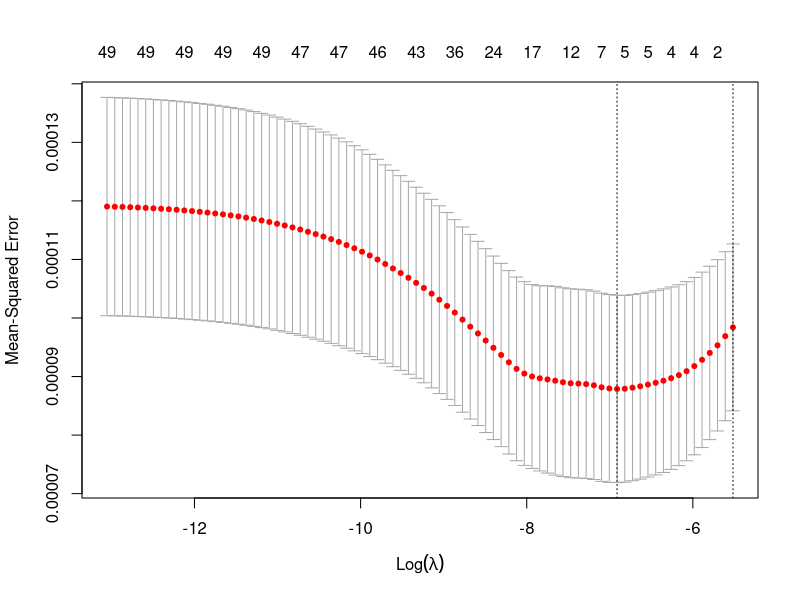
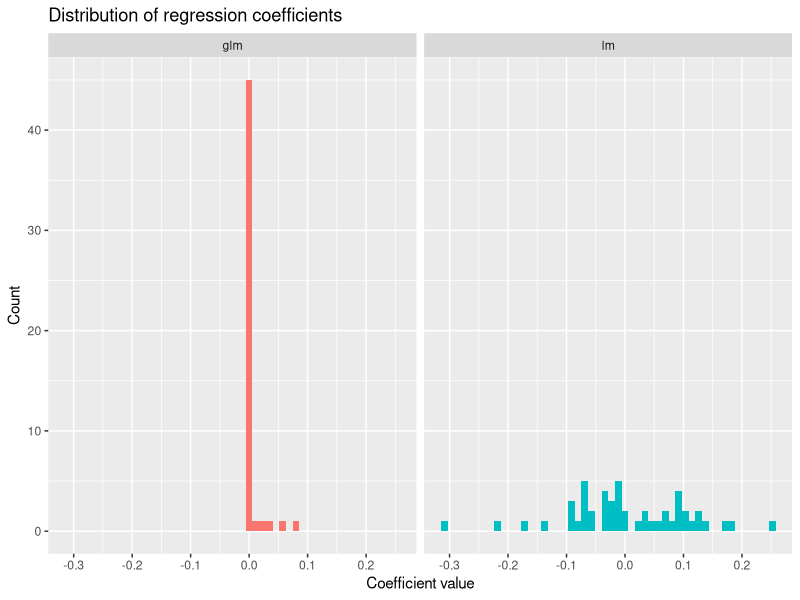
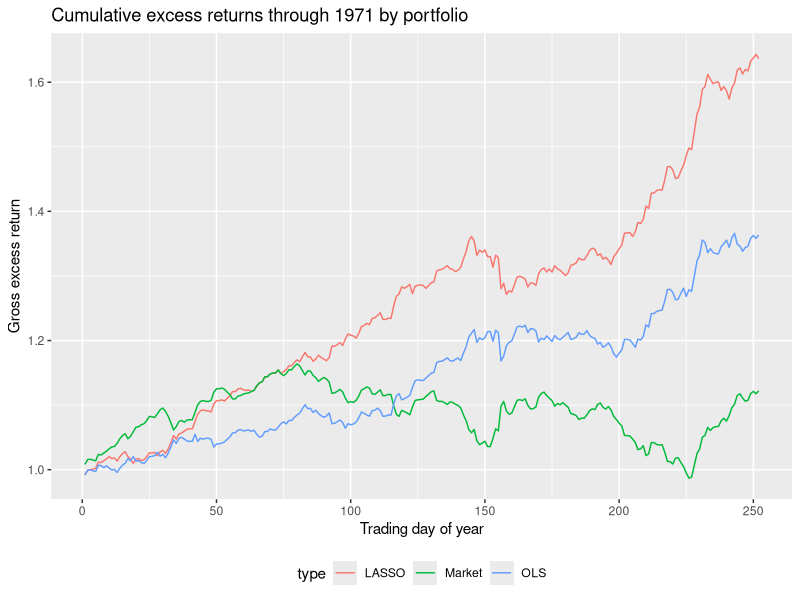

Source code (R) for these figures, in order:
## ---- chunk 1
knitr::opts_chunk$set(echo = TRUE)
dd_1970 <- read.csv("Data_Daily_1970.csv")
library(dplyr)
library(magrittr)
library(broom)
library(glmnet)
library(reshape2)
library(ggplot2)
## ---- chunk 2
lm_fit <- dd_1970 %>%
    mutate(mkt_excess = lead(mkt_excess, 1)) %>%
    select(-Date) %>%
    lm(mkt_excess ~ ., data = .) 

lm_fit %>% 
    summary %>%
    glance %>% 
    knitr::kable(digits = 4)
## ---- chunk 3
lag_mat <- dd_1970 %>%
    mutate(mkt_excess = lead(mkt_excess, 1)) %>%
    select(-Date) %>%
    model.matrix(mkt_excess ~ ., data = .) %>%
    extract(,-1)

lead_y <- dd_1970 %>%
    mutate(mkt_excess = lead(mkt_excess, 1)) %>% 
    select(mkt_excess) %>% 
    unlist %>%
    extract(-254)

glm_fit <- cv.glmnet(x = lag_mat, y = lead_y, alpha = 1)
## ---- chunk 4
plot(glm_fit)
## ---- chunk 5
# glm
coef_glm <- as.matrix(coef(glm_fit, s = "lambda.min")) %>% unlist
rn <- rownames(coef_glm)
coef_glm %<>% as.data.frame %>%
    mutate(type = "glm", bx = rn)
names(coef_glm) <- c("val", "type", "bx")
# lm
coef_lm <- coef(lm_fit) %>% unlist
coef_lm %<>% 
    as.data.frame %>%
    mutate(type = "lm", bx = rn)
names(coef_lm) <- c("val", "type", "bx")
# combine
coef_mat <- rbind(coef_glm, coef_lm) %>% as.data.frame()
coef_mat %>% 
    ggplot(aes(x = val, fill = type)) +
    geom_histogram(bins = 50) + facet_wrap(~type) +
    theme(legend.position = "none") + 
    ggtitle("Distribution of regression coefficients") +
    xlab("Coefficient value") + ylab("Count")
## ---- chunk 6
dd_1971 <- read.csv("Data_Daily_1971.csv")
lag_1971 <- dd_1971 %>% mutate(mkt_excess = lead(mkt_excess, 1))
## ---- chunk 7
pred_lm <- predict(lm_fit, lag_1971)
long_lm <- (pred_lm > 0) * 2 - 1 
returns_lm <- lag_1971$mkt_excess * long_lm
returns_lm <- returns_lm[complete.cases(returns_lm)]
daily_lm <- cumprod(1+returns_lm)
## ---- chunk 8
coef_glm2 <- as.matrix(coef(glm_fit, s="lambda.min")) %>% as.vector
mat_glm <- as.matrix(select(lag_1971, -Date))
pred_glm <- coef_glm2 %*% t(mat_glm) # yolo
long_glm <- (pred_glm > 0) * 2 -1
returns_glm <- lag_1971$mkt_excess * long_glm
returns_glm <- returns_glm[-which(is.na(returns_glm))]
daily_glm <- cumprod(1 + returns_glm)
## ---- chunk 9
df_glm_gross <- data.frame(type = "LASSO", value = daily_glm, day = 1:252)
df_lm_gross <- data.frame(type = "OLS", value = daily_lm, day = 1:252)
df_mkt_gross <- data.frame(type = "Market", 
                           value = cumprod(lag_1971$mkt_excess[1:252] + 1),
                           day = 1:252)
df_gross <- rbind(df_glm_gross, df_lm_gross, df_mkt_gross)

df_gross %>% 
    ggplot(aes(x = day, y= value, color = type)) + 
    geom_line() + theme(legend.position = "bottom") +
    ggtitle("Cumulative excess returns through 1971 by portfolio") +
    xlab("Trading day of year") + ylab("Gross excess return")
